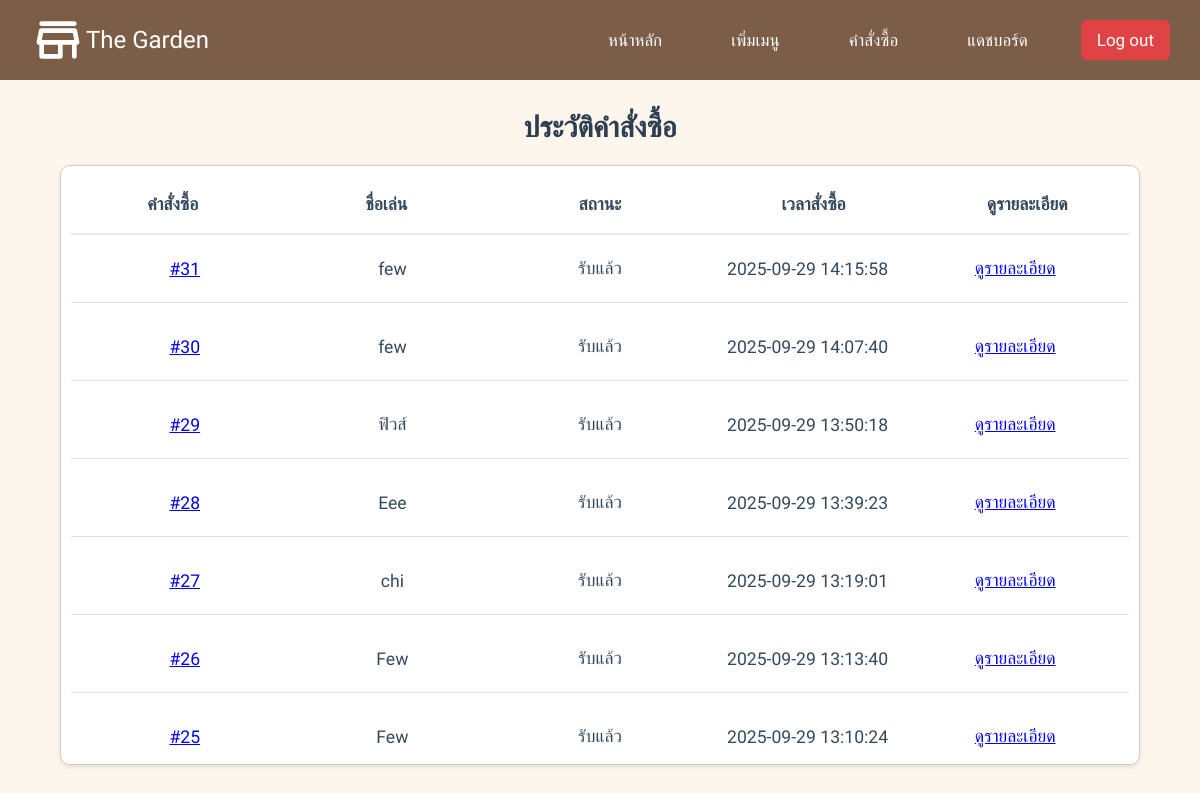
Screenshot of /order_history (signed in) with the database file from the repository.
### tables this page shows
CREATE TABLE "orders" (
    id INTEGER UNIQUE,
    nickname TEXT NOT NULL,
    phone TEXT NOT NULL,
    note TEXT,
    cart_data TEXT,
    status TEXT,
    timestamp DATETIME,
    slip_filename TEXT, cancel_token TEXT,
    PRIMARY KEY(id)
);

### app.py (the view)
@app.route('/order_history')
def order_history():
    if session.get("role") != "owner":
        return "Unauthorized", 403
    db = get_db()
    orders = db.execute("SELECT * FROM orders WHERE status = 'รับแล้ว' ORDER BY timestamp DESC").fetchall()
    db.close()
    return render_template('order_history.html', orders=orders)

### app.py (called while the page is built)
def get_db():
    conn = sqlite3.connect(db_garden, timeout=10)
    conn.row_factory = sqlite3.Row
    return conn

### templates/order_history.html
{% extends "layout.html" %}
{% block content %}
<h1 class="order-title">ประวัติคำสั่งซื้อ</h1>
<div class="orders-container">
  <div class="order-header">
    <div class="order-column">คำสั่งซื้อ</div>
    <div class="order-column">ชื่อเล่น</div>
    <div class="order-column">สถานะ</div>
    <div class="order-column">เวลาสั่งซื้อ</div>
    <div class="order-column">ดูรายละเอียด</div>
  </div>
  {% for order in orders %}
  <div class="order-detail-row">
    <div class="order-column">
      <a href="{{ url_for('order_details', order_id=order['id']) }}">#{{ order['id'] }}</a>
    </div>
    <div class="order-column">{{ order['nickname'] }}</div>
    <div class="order-column">{{ order['status'] }}</div>
    <div class="order-column">{{ order['timestamp'] }}</div>
    <div class="order-column">
      <a href="{{ url_for('order_details', order_id=order['id']) }}">ดูรายละเอียด</a>
    </div>
  </div>
  {% else %}
  <p>ยังไม่มีประวัติคำสั่งซื้อ</p>
  {% endfor %}
{% endblock %}

### static/style.css (style rules this page uses)
:root { --brown: #7C5E48; --cream: #FDF6EC; --white: #fff; --black: #808080; --brown-hover: #634a38; --blue: #262c91; --cream-li: #E8C39E; --red: #E53E3E; --color-font: #583E2C; --img-color: #A67C52; }
* { margin: 0; padding: 0; box-sizing: border-box; font-family: "Kanit", sans-serif; }
body { background-color: var(--cream); height: 100%; overflow-x: hidden; overflow-y: hidden; position: relative; }
.order-title { font-size: 2rem; color: #2c3e50; text-align: center; margin-top: 40px; margin-bottom: 30px; font-weight: 600; }
.order-title { font-size: 2rem; color: #2c3e50; text-align: center; margin-top: 30px; margin-bottom: 20px; font-weight: 600; }
.orders-container { margin: 0 auto; width: 90%; max-width: 1200px; border-radius: 10px; border: 1px solid #e1e1e1; background-color: #ffffff; box-shadow: 0 2px 5px rgba(0, 0, 0, 0.1); }
.order-header { display: grid; grid-template-columns: 1fr 1fr 1fr 1fr; gap: 10px; background-color: #fff; color: #34495e; padding: 15px; font-weight: 600; border-top-left-radius: 10px; border-top-right-radius: 10px; text-align: center; border-bottom: 2px solid #ebebeb; }
.order-detail-row { display: grid; grid-template-columns: 1fr 1fr 1fr 1fr; gap: 10px; padding: 15px; border-bottom: 1px solid #e1e1e1; transition: background-color 0.3s ease; font-size: 1rem; }
.order-column { text-align: center; font-size: 1.1rem; color: #34495e; padding: 10px; word-break: break-word; display: flex; justify-content: center; align-items: center; gap: 6px; flex-wrap: nowrap; }
.orders-container { max-height: 600px; overflow-y: auto; border: 1px solid #ccc; padding: 10px; box-sizing: border-box; }
.order-header { display: flex; justify-content: space-between; padding: 10px 0; font-weight: bold; }
.order-column { padding: 8px; text-align: left; flex: 1; word-wrap: break-word; }
.order-detail-row { display: flex; justify-content: space-between; margin-bottom: 10px; flex-wrap: wrap; }
.order-title { font-size: 1.8em; margin-bottom: 20px; }

### static/login.css (style rules this page uses)
:root { --brown:#7C5E48; --cream:#FDF6EC; --white:#fff; --black:#808080; --brown-hover:#634a38; --blue:#262c91; }
* { margin: 0; padding: 0; box-sizing: border-box; font-family: "Kanit", sans-serif; }

### rows the page displays
orders: id "31", nickname "few", status "รับแล้ว", timestamp "2025-09-29 14:15:58"
orders: id "30", nickname "few", status "รับแล้ว", timestamp "2025-09-29 14:07:40"
orders: id "29", nickname "ฟิวส์", status "รับแล้ว", timestamp "2025-09-29 13:50:18"
orders: id "28", nickname "Eee", status "รับแล้ว", timestamp "2025-09-29 13:39:23"
orders: id "27", nickname "chi", status "รับแล้ว", timestamp "2025-09-29 13:19:01"
orders: id "26", nickname "Few", status "รับแล้ว", timestamp "2025-09-29 13:13:40"
orders: id "25", nickname "Few", status "รับแล้ว", timestamp "2025-09-29 13:10:24"
